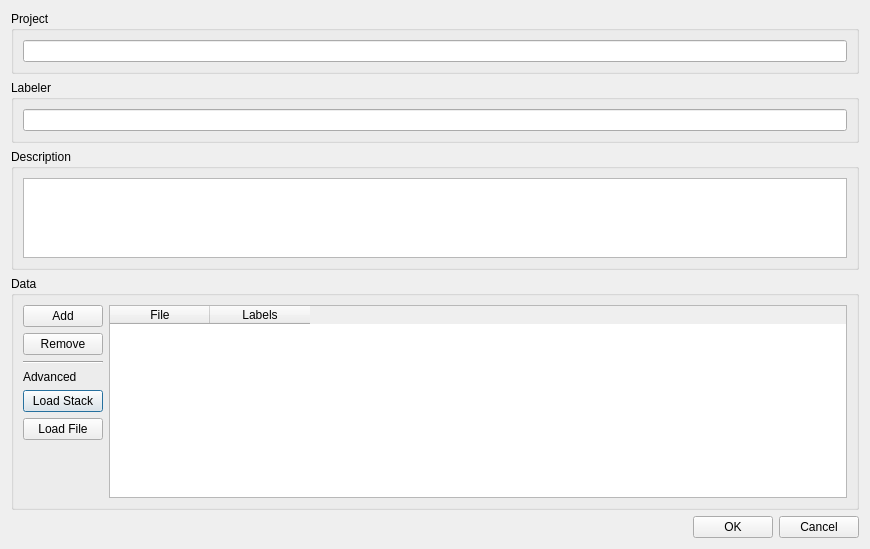
<?xml version="1.0" encoding="UTF-8"?>
<ui version="4.0">
 <class>NewProject</class>
 <widget class="QDialog" name="NewProject">
  <property name="windowModality">
   <enum>Qt::WindowModal</enum>
  </property>
  <property name="geometry">
   <rect>
    <x>0</x>
    <y>0</y>
    <width>870</width>
    <height>549</height>
   </rect>
  </property>
  <property name="windowTitle">
   <string>ilastik Project</string>
  </property>
  <layout class="QVBoxLayout" name="verticalLayout">
   <item>
    <widget class="QGroupBox" name="groupBox_2">
     <property name="enabled">
      <bool>true</bool>
     </property>
     <property name="sizePolicy">
      <sizepolicy hsizetype="Expanding" vsizetype="Preferred">
       <horstretch>0</horstretch>
       <verstretch>0</verstretch>
      </sizepolicy>
     </property>
     <property name="title">
      <string>Project</string>
     </property>
     <layout class="QHBoxLayout" name="horizontalLayout_4">
      <item>
       <widget class="QLineEdit" name="projectName">
        <property name="sizePolicy">
         <sizepolicy hsizetype="Expanding" vsizetype="Preferred">
          <horstretch>0</horstretch>
          <verstretch>0</verstretch>
         </sizepolicy>
        </property>
        <property name="text">
         <string/>
        </property>
       </widget>
      </item>
     </layout>
    </widget>
   </item>
   <item>
    <widget class="QGroupBox" name="groupBox">
     <property name="sizePolicy">
      <sizepolicy hsizetype="Preferred" vsizetype="Preferred">
       <horstretch>0</horstretch>
       <verstretch>0</verstretch>
      </sizepolicy>
     </property>
     <property name="minimumSize">
      <size>
       <width>10</width>
       <height>0</height>
      </size>
     </property>
     <property name="maximumSize">
      <size>
       <width>10000</width>
       <height>10000</height>
      </size>
     </property>
     <property name="title">
      <string>Labeler</string>
     </property>
     <layout class="QHBoxLayout" name="horizontalLayout_3">
      <item>
       <widget class="QLineEdit" name="labeler">
        <property name="sizePolicy">
         <sizepolicy hsizetype="Expanding" vsizetype="Preferred">
          <horstretch>0</horstretch>
          <verstretch>0</verstretch>
         </sizepolicy>
        </property>
        <property name="text">
         <string/>
        </property>
       </widget>
      </item>
     </layout>
    </widget>
   </item>
   <item>
    <widget class="QGroupBox" name="groupBox_3">
     <property name="sizePolicy">
      <sizepolicy hsizetype="MinimumExpanding" vsizetype="Preferred">
       <horstretch>0</horstretch>
       <verstretch>0</verstretch>
      </sizepolicy>
     </property>
     <property name="title">
      <string>Description</string>
     </property>
     <layout class="QVBoxLayout" name="verticalLayout_2">
      <item>
       <widget class="QTextEdit" name="description">
        <property name="sizePolicy">
         <sizepolicy hsizetype="Expanding" vsizetype="Fixed">
          <horstretch>0</horstretch>
          <verstretch>0</verstretch>
         </sizepolicy>
        </property>
        <property name="maximumSize">
         <size>
          <width>16777215</width>
          <height>80</height>
         </size>
        </property>
        <property name="html">
         <string>&lt;!DOCTYPE HTML PUBLIC &quot;-//W3C//DTD HTML 4.0//EN&quot; &quot;http://www.w3.org/TR/REC-html40/strict.dtd&quot;&gt;
&lt;html&gt;&lt;head&gt;&lt;meta name=&quot;qrichtext&quot; content=&quot;1&quot; /&gt;&lt;style type=&quot;text/css&quot;&gt;
p, li { white-space: pre-wrap; }
&lt;/style&gt;&lt;/head&gt;&lt;body style=&quot; font-family:'MS Shell Dlg 2'; font-size:8.25pt; font-weight:400; font-style:normal;&quot;&gt;
&lt;p style=&quot;-qt-paragraph-type:empty; margin-top:0px; margin-bottom:0px; margin-left:0px; margin-right:0px; -qt-block-indent:0; text-indent:0px; font-size:8pt;&quot;&gt;&lt;/p&gt;&lt;/body&gt;&lt;/html&gt;</string>
        </property>
       </widget>
      </item>
     </layout>
    </widget>
   </item>
   <item>
    <widget class="QGroupBox" name="groupBox_5">
     <property name="sizePolicy">
      <sizepolicy hsizetype="Expanding" vsizetype="Expanding">
       <horstretch>0</horstretch>
       <verstretch>0</verstretch>
      </sizepolicy>
     </property>
     <property name="title">
      <string>Data</string>
     </property>
     <layout class="QHBoxLayout" name="horizontalLayout_2">
      <item>
       <layout class="QVBoxLayout" name="verticalLayout_5">
        <item>
         <widget class="QPushButton" name="addFile">
          <property name="text">
           <string>Add</string>
          </property>
          <property name="icon">
           <iconset>
            <normaloff>../../../gui/icons/32x32/actions/media-seek-forward.png</normaloff>../../../gui/icons/32x32/actions/media-seek-forward.png</iconset>
          </property>
          <property name="default">
           <bool>true</bool>
          </property>
          <property name="flat">
           <bool>false</bool>
          </property>
         </widget>
        </item>
        <item>
         <widget class="QPushButton" name="removeFile">
          <property name="text">
           <string>Remove</string>
          </property>
          <property name="icon">
           <iconset>
            <normaloff>../../../gui/icons/32x32/actions/media-seek-backward.png</normaloff>../../../gui/icons/32x32/actions/media-seek-backward.png</iconset>
          </property>
         </widget>
        </item>
        <item>
         <widget class="Line" name="line">
          <property name="orientation">
           <enum>Qt::Horizontal</enum>
          </property>
         </widget>
        </item>
        <item>
         <widget class="QLabel" name="label">
          <property name="text">
           <string>Advanced</string>
          </property>
         </widget>
        </item>
        <item>
         <widget class="QPushButton" name="loadStack">
          <property name="toolTip">
           <string>This allows to create a 3D volume from files stored in a folder.</string>
          </property>
          <property name="text">
           <string>Load Stack</string>
          </property>
          <property name="default">
           <bool>true</bool>
          </property>
          <property name="flat">
           <bool>false</bool>
          </property>
         </widget>
        </item>
        <item>
         <widget class="QPushButton" name="loadFileButton">
          <property name="toolTip">
           <string>Advanced options for loading an image or volume from a file. You can create multi-channel files from single files.</string>
          </property>
          <property name="text">
           <string>Load File</string>
          </property>
         </widget>
        </item>
        <item>
         <widget class="QLabel" name="thumbnailImage">
          <property name="text">
           <string/>
          </property>
          <property name="pixmap">
           <pixmap>gui/placeholder.png</pixmap>
          </property>
         </widget>
        </item>
        <item>
         <spacer name="verticalSpacer">
          <property name="orientation">
           <enum>Qt::Vertical</enum>
          </property>
          <property name="sizeHint" stdset="0">
           <size>
            <width>20</width>
            <height>40</height>
           </size>
          </property>
         </spacer>
        </item>
       </layout>
      </item>
      <item>
       <widget class="QTableWidget" name="tableWidget">
        <property name="sizePolicy">
         <sizepolicy hsizetype="MinimumExpanding" vsizetype="Expanding">
          <horstretch>0</horstretch>
          <verstretch>0</verstretch>
         </sizepolicy>
        </property>
        <property name="toolTip">
         <string>&lt;!DOCTYPE HTML PUBLIC &quot;-//W3C//DTD HTML 4.0//EN&quot; &quot;http://www.w3.org/TR/REC-html40/strict.dtd&quot;&gt;
&lt;html&gt;&lt;head&gt;&lt;meta name=&quot;qrichtext&quot; content=&quot;1&quot; /&gt;&lt;style type=&quot;text/css&quot;&gt;
p, li { white-space: pre-wrap; }
&lt;/style&gt;&lt;/head&gt;&lt;body style=&quot; font-family:'Segoe UI'; font-size:9pt; font-weight:400; font-style:normal;&quot;&gt;
&lt;p style=&quot; margin-top:0px; margin-bottom:0px; margin-left:0px; margin-right:0px; -qt-block-indent:0; text-indent:0px;&quot;&gt;Images or volumes stored in h5 files may contain labels. Check this option if you want to load labels from your h5 file. For usual image formats (e.g. png, tif) this option has no effect.&lt;/p&gt;&lt;/body&gt;&lt;/html&gt;</string>
        </property>
        <property name="styleSheet">
         <string notr="true"/>
        </property>
        <column>
         <property name="text">
          <string>File</string>
         </property>
        </column>
        <column>
         <property name="text">
          <string>Labels</string>
         </property>
        </column>
       </widget>
      </item>
     </layout>
    </widget>
   </item>
   <item>
    <layout class="QHBoxLayout" name="horizontalLayout">
     <item>
      <spacer name="horizontalSpacer">
       <property name="orientation">
        <enum>Qt::Horizontal</enum>
       </property>
       <property name="sizeHint" stdset="0">
        <size>
         <width>40</width>
         <height>20</height>
        </size>
       </property>
      </spacer>
     </item>
     <item>
      <widget class="QDialogButtonBox" name="confirmButtons">
       <property name="standardButtons">
        <set>QDialogButtonBox::Cancel|QDialogButtonBox::Ok</set>
       </property>
      </widget>
     </item>
    </layout>
   </item>
  </layout>
 </widget>
 <resources/>
 <connections/>
</ui>
